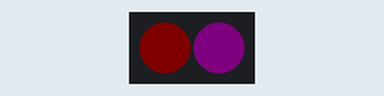
Recording of a sketch running on a simulated Arduino Uno, built with avr-gcc and run on an emulated ATmega328P. Parts: 2 RGB LEDs in strip order, left to right. Dim RGB values are drawn brighter than linear.

Above: at 0.5 s.
At 1.5 s:
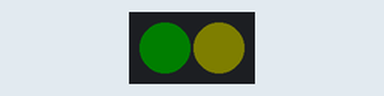
At 2.5 s:
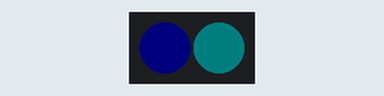
At 3.5 s:
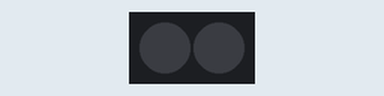
Timing chart, 0 to 5.2 s (numbered marks = the images above):
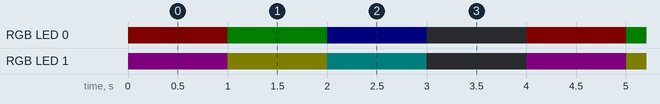

Measured:
- by itself, RGB LED 0: repeats every 4.0 s: RGB(0, 4, 0) 1.0 s, RGB(0, 0, 4) 1.0 s, off 1.0 s, RGB(4, 0, 0) 1.0 s
- by itself, RGB LED 1: repeats every 4.0 s: RGB(4, 4, 0) 1.0 s, RGB(0, 4, 4) 1.0 s, off 1.0 s, RGB(4, 0, 4) 1.0 s
- by itself, everything shown: repeats every 4.0 s, in 4 steps

The sketch:

RGB_Arduino.ino
```cpp
/*
DESCRIPTION:
This example code will use Robo Uno Shield to light up the on-board RGB leds.
The RGB LEDs will sequentially changing their colors individually.

AUTHOR   : Cytron Technologies Sdn Bhd
WEBSITE  : www.cytron.io
EMAIL    : support@cytron.io

REFERENCE:
Adafruit_NeoPixel library link:
https://github.com/adafruit/Adafruit_NeoPixel/tree/master

*/

#include <Adafruit_NeoPixel.h>

// Declare pin number of the Neopixel LED and the number of the LED
const int neoPin = 13;
const int numPixels = 2;

// Initialize the NeoPixel RGB LEDs on pin GP25
Adafruit_NeoPixel pixels(numPixels, neoPin, NEO_GRB + NEO_KHZ800);

void setup() {

  pixels.begin(); // Initialize NeoPixel library
  pixels.clear(); // Set all pixel colors to 'off'
  pixels.show();  // Send the updated pixel colors to the hardware.
}

void loop() {

  // pixels.Color() takes RGB values, from 0,0,0 up to 255,255,255
  // NeoPixels are numbered from 0 to (number of pixels - 1).
      pixels.setBrightness(map( 2, 0, 100, 0, 255));
      // pixels.show(); // Update the LEDs with new brightness
  pixels.setPixelColor(0, pixels.Color(200, 0, 0)); // Red
  pixels.setPixelColor(1, pixels.Color(200, 0, 200)); // Magenta
  pixels.show();   // Send the updated pixel colors to the hardware.
  delay(1000);

  pixels.setPixelColor(0, pixels.Color(0, 200, 0)); // Green
  pixels.setPixelColor(1, pixels.Color(200, 200, 0)); // Yellow
  pixels.show();   // Send the updated pixel colors to the hardware.
  delay(1000);

  pixels.setPixelColor(0, pixels.Color(0, 0, 200)); // Blue
  pixels.setPixelColor(1, pixels.Color(0, 200, 200)); // Cyan
  pixels.show();   // Send the updated pixel colors to the hardware.
  delay(1000);

  pixels.setPixelColor(0, pixels.Color(0, 0, 0)); // Black (turn off the LED)
  pixels.setPixelColor(1, pixels.Color(0, 0, 0)); // Black (turn off the LED)
  pixels.show();   // Send the updated pixel colors to the hardware.
  delay(1000);
}
```
